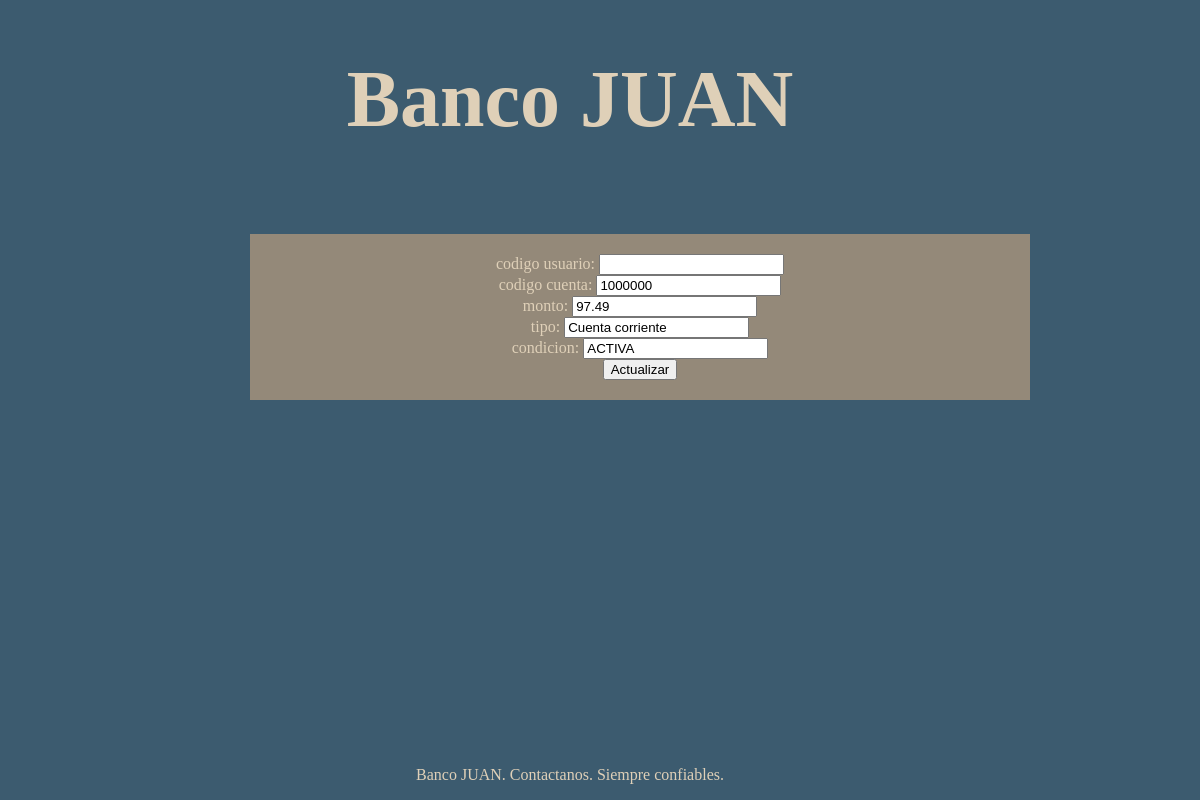
The page /ejercicio2/formActualizar.php?codcuenta=1000000 on the database its author committed.
### tables this page shows
CREATE TABLE `cuenta` (
  `codcuenta` int(11) NOT NULL,
  `monto` decimal(10,2) DEFAULT NULL,
  `tipo` varchar(50) DEFAULT NULL,
  `condicion` varchar(50) DEFAULT NULL,
  `codUsuario` int(11) DEFAULT NULL
);

### ejercicio2/formActualizar.php (the view)
<?php include "header_estilo.inc.php";?>
<?php
    include("conexion.inc.php");
    $codcuenta = $_GET["codcuenta"];
    $codusuario=$_GET["codusuario"];
    $sql = "SELECT * FROM cuenta WHERE codcuenta='$codcuenta'";
    $datos=mysqli_query($conn, $sql);
    $fila=mysqli_fetch_array($datos);
?>
<div class="cajita">
<?php
    echo "<form method='GET' action='actualizar.php'>
                codigo usuario:
                <input type='text' name='codusuario' value='" . $codusuario . "' readonly/><br>
                codigo cuenta:
                <input type='number' name='codcuenta' value='" . $codcuenta . "' readonly/><br>
                monto:
                <input type='number' name='monto' step='0.01' value='" . $fila['monto'] . "'/><br>
                tipo:
                <input type='text' name='tipo' value='" . $fila['tipo'] . "' readonly/><br>
                condicion:
                <input type='text' name='condicion' value='" . $fila['condicion'] . "' readonly/><br>
                <input type='submit' value='Actualizar'>
                </form>";
?>
</div>
<?php include "footer_estilo.inc.php";?>

### ejercicio2/styles.css (style rules this page uses)
body { margin: 0; background-color: #3C5B6F; color: #DFD0B8; height: auto; padding-bottom: 100px; }
.cajita { text-align: center; background-color: #948979; padding-top: 20px; padding-bottom: 20px; margin-left:250px; margin-top: 80px; width: 65%; }

### rows shown on the page
cuenta: monto "97.49", tipo "Cuenta corriente", condicion "ACTIVA"
